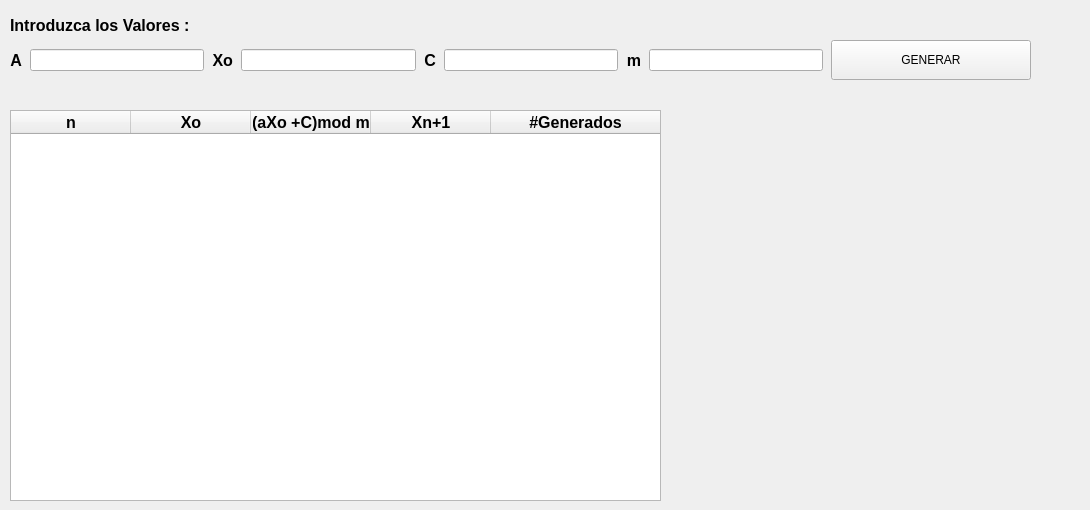
       <widget class="QWidget" name="UNO">
        <property name="windowTitle">
         <string>::GENERADOR CONGRUENCIAL MIXTO::</string>
        </property>
        <property name="styleSheet">
         <string notr="true">title=&quot;asasas&quot;</string>
        </property>
        <widget class="QWidget" name="layoutWidget">
         <property name="geometry">
          <rect>
           <x>10</x>
           <y>10</y>
           <width>1021</width>
           <height>91</height>
          </rect>
         </property>
         <layout class="QVBoxLayout" name="verticalLayout_3">
          <property name="spacing">
           <number>0</number>
          </property>
          <property name="bottomMargin">
           <number>0</number>
          </property>
          <item>
           <widget class="QLabel" name="label">
            <property name="maximumSize">
             <size>
              <width>16777215</width>
              <height>20</height>
             </size>
            </property>
            <property name="font">
             <font>
              <pointsize>12</pointsize>
              <weight>75</weight>
              <bold>true</bold>
             </font>
            </property>
            <property name="text">
             <string>Introduzca los Valores :</string>
            </property>
           </widget>
          </item>
          <item>
           <layout class="QHBoxLayout" name="horizontalLayout_2">
            <property name="spacing">
             <number>8</number>
            </property>
            <property name="topMargin">
             <number>0</number>
            </property>
            <property name="bottomMargin">
             <number>15</number>
            </property>
            <item>
             <widget class="QLabel" name="label_4">
              <property name="font">
               <font>
                <pointsize>12</pointsize>
                <weight>75</weight>
                <bold>true</bold>
               </font>
              </property>
              <property name="text">
               <string>A</string>
              </property>
              <property name="alignment">
               <set>Qt::AlignRight|Qt::AlignTrailing|Qt::AlignVCenter</set>
              </property>
             </widget>
            </item>
            <item>
             <widget class="QLineEdit" name="linea_mix">
              <property name="maximumSize">
               <size>
                <width>200</width>
                <height>16777215</height>
               </size>
              </property>
             </widget>
            </item>
            <item>
             <widget class="QLabel" name="label_6">
              <property name="font">
               <font>
                <pointsize>12</pointsize>
                <weight>75</weight>
                <bold>true</bold>
               </font>
              </property>
              <property name="text">
               <string>Xo</string>
              </property>
              <property name="alignment">
               <set>Qt::AlignRight|Qt::AlignTrailing|Qt::AlignVCenter</set>
              </property>
             </widget>
            </item>
            <item>
             <widget class="QLineEdit" name="linexo_mix">
              <property name="maximumSize">
               <size>
                <width>200</width>
                <height>16777215</height>
               </size>
              </property>
             </widget>
            </item>
            <item>
             <widget class="QLabel" name="label_7">
              <property name="font">
               <font>
                <pointsize>12</pointsize>
                <weight>75</weight>
                <bold>true</bold>
               </font>
              </property>
              <property name="text">
               <string>C</string>
              </property>
              <property name="alignment">
               <set>Qt::AlignRight|Qt::AlignTrailing|Qt::AlignVCenter</set>
              </property>
             </widget>
            </item>
            <item>
             <widget class="QLineEdit" name="linec_mix">
              <property name="maximumSize">
               <size>
                <width>200</width>
                <height>16777215</height>
               </size>
              </property>
             </widget>
            </item>
            <item>
             <widget class="QLabel" name="label_8">
              <property name="font">
               <font>
                <pointsize>12</pointsize>
                <weight>75</weight>
                <bold>true</bold>
               </font>
              </property>
              <property name="text">
               <string>m</string>
              </property>
              <property name="alignment">
               <set>Qt::AlignRight|Qt::AlignTrailing|Qt::AlignVCenter</set>
              </property>
             </widget>
            </item>
            <item>
             <widget class="QLineEdit" name="linem_mix">
              <property name="maximumSize">
               <size>
                <width>200</width>
                <height>16777215</height>
               </size>
              </property>
             </widget>
            </item>
            <item>
             <widget class="QPushButton" name="btngenerar_mix">
              <property name="minimumSize">
               <size>
                <width>200</width>
                <height>40</height>
               </size>
              </property>
              <property name="text">
               <string>GENERAR</string>
              </property>
             </widget>
            </item>
           </layout>
          </item>
         </layout>
        </widget>
        <widget class="QLabel" name="lblresultado_mix">
         <property name="geometry">
          <rect>
           <x>690</x>
           <y>320</y>
           <width>391</width>
           <height>161</height>
          </rect>
         </property>
         <property name="font">
          <font>
           <pointsize>14</pointsize>
           <weight>75</weight>
           <bold>true</bold>
          </font>
         </property>
         <property name="text">
          <string/>
         </property>
        </widget>
        <widget class="QTableWidget" name="tabla_mix">
         <property name="enabled">
          <bool>true</bool>
         </property>
         <property name="geometry">
          <rect>
           <x>10</x>
           <y>110</y>
           <width>651</width>
           <height>391</height>
          </rect>
         </property>
         <property name="sizeIncrement">
          <size>
           <width>8</width>
           <height>0</height>
          </size>
         </property>
         <property name="contextMenuPolicy">
          <enum>Qt::DefaultContextMenu</enum>
         </property>
         <property name="autoFillBackground">
          <bool>false</bool>
         </property>
         <property name="frameShape">
          <enum>QFrame::StyledPanel</enum>
         </property>
         <property name="frameShadow">
          <enum>QFrame::Plain</enum>
         </property>
         <property name="lineWidth">
          <number>0</number>
         </property>
         <property name="selectionMode">
          <enum>QAbstractItemView::SingleSelection</enum>
         </property>
         <property name="selectionBehavior">
          <enum>QAbstractItemView::SelectRows</enum>
         </property>
         <property name="showGrid">
          <bool>true</bool>
         </property>
         <attribute name="horizontalHeaderVisible">
          <bool>true</bool>
         </attribute>
         <attribute name="horizontalHeaderCascadingSectionResizes">
          <bool>false</bool>
         </attribute>
         <attribute name="horizontalHeaderDefaultSectionSize">
          <number>120</number>
         </attribute>
         <attribute name="horizontalHeaderStretchLastSection">
          <bool>true</bool>
         </attribute>
         <attribute name="verticalHeaderVisible">
          <bool>false</bool>
         </attribute>
         <column>
          <property name="text">
           <string notr="true">n</string>
          </property>
          <property name="font">
           <font>
            <pointsize>12</pointsize>
            <weight>75</weight>
            <bold>true</bold>
           </font>
          </property>
          <property name="background">
           <color>
            <red>0</red>
            <green>170</green>
            <blue>255</blue>
           </color>
          </property>
         </column>
         <column>
          <property name="text">
           <string>Xo</string>
          </property>
          <property name="font">
           <font>
            <pointsize>12</pointsize>
            <weight>75</weight>
            <bold>true</bold>
           </font>
          </property>
          <property name="background">
           <color>
            <red>0</red>
            <green>170</green>
            <blue>255</blue>
           </color>
          </property>
         </column>
         <column>
          <property name="text">
           <string>(aXo +C)mod m</string>
          </property>
          <property name="font">
           <font>
            <pointsize>12</pointsize>
            <weight>75</weight>
            <bold>true</bold>
           </font>
          </property>
          <property name="background">
           <color>
            <red>0</red>
            <green>170</green>
            <blue>255</blue>
           </color>
          </property>
         </column>
         <column>
          <property name="text">
           <string>Xn+1</string>
          </property>
          <property name="font">
           <font>
            <family>Cantarell</family>
            <pointsize>12</pointsize>
            <weight>75</weight>
            <bold>true</bold>
           </font>
          </property>
          <property name="background">
           <color>
            <red>0</red>
            <green>170</green>
            <blue>255</blue>
           </color>
          </property>
         </column>
         <column>
          <property name="text">
           <string>#Generados</string>
          </property>
          <property name="font">
           <font>
            <pointsize>12</pointsize>
            <weight>75</weight>
            <bold>true</bold>
           </font>
          </property>
          <property name="background">
           <color>
            <red>0</red>
            <green>170</green>
            <blue>255</blue>
           </color>
          </property>
         </column>
        </widget>
       </widget>
